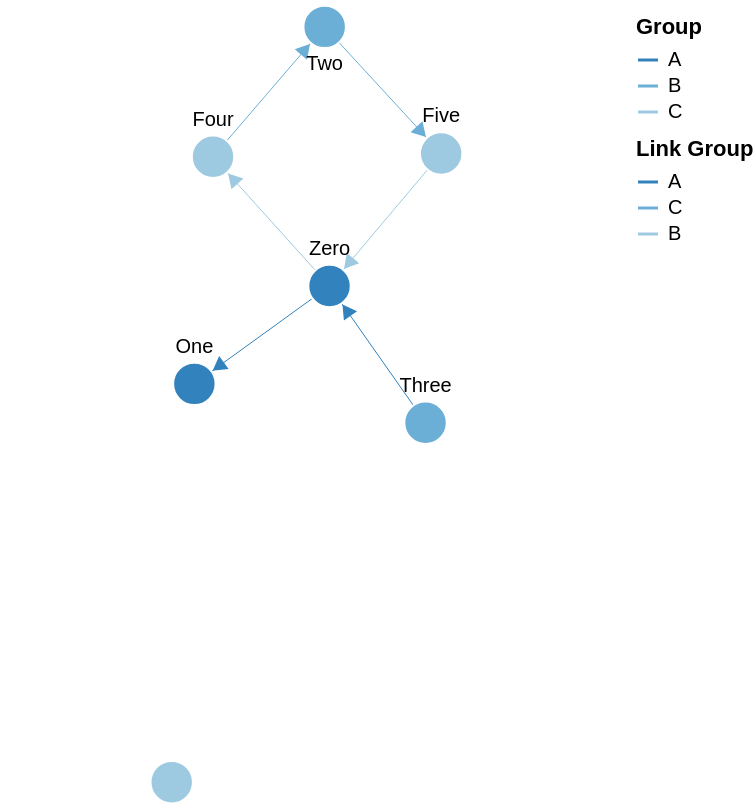

The Vega-Lite source for this figure:
### Vega specification from a JSON file in a GitHub repository (floating-point values rounded to 4 significant figures)
{"$schema": "https://vega.github.io/schema/vega/v5.json", "description": "A node-link diagram with force-directed layout.", "width": 300, "height": 300, "padding": 0, "signals": [{"name": "cx", "update": "width / 2"}, {"name": "cy", "update": "height / 2"}, {"name": "nodeRadius", "value": 15}, {"name": "nodeCharge", "value": -80}, {"name": "linkDistance", "value": 80}, {"name": "static", "value": true, "bind": {"input": "checkbox"}}, {"description": "State variable for active node fix status.", "name": "fix", "value": false, "on": [{"events": "symbol:mouseout[!event.buttons], window:mouseup", "update": "false"}, {"events": "symbol:mouseover", "update": "fix || true"}, {"events": "[symbol:mousedown, window:mouseup] > window:mousemove!", "update": "xy()", "force": true}]}, {"description": "Graph node most recently interacted with.", "name": "node", "value": null, "on": [{"events": "symbol:mouseover", "update": "fix === true ? item() : node"}]}, {"description": "Flag to restart Force simulation upon data changes.", "name": "restart", "value": false, "on": [{"events": {"signal": "fix"}, "update": "fix && fix.length"}]}], "scales": [{"name": "color", "type": "ordinal", "domain": {"data": "node-data", "field": "group"}, "range": {"scheme": "category20c"}}, {"name": "colorlink", "type": "ordinal", "domain": {"data": "link-data", "field": "group"}, "range": {"scheme": "category20c"}}], "legends": [{"title": "Group", "stroke": "color", "symbolType": "stroke"}, {"title": "Link Group", "stroke": "colorlink", "symbolType": "stroke"}], "marks": [{"name": "nodes", "type": "symbol", "zindex": 1, "from": {"data": "node-data"}, "on": [{"trigger": "fix", "modify": "node", "values": "fix === true ? {fx: node.x, fy: node.y} : {fx: fix[0], fy: fix[1]}"}, {"trigger": "!fix", "modify": "node", "values": "{fx: null, fy: null}"}], "encode": {"enter": {"fill": {"scale": "color", "field": "group"}, "stroke": {"value": "white"}}, "update": {"size": {"signal": "2 * nodeRadius * nodeRadius"}, "cursor": {"value": "pointer"}}}, "transform": [{"type": "force", "iterations": 300, "restart": {"signal": "restart"}, "static": {"signal": "static"}, "signal": "force", "forces": [{"force": "center", "x": {"signal": "cx"}, "y": {"signal": "cy"}}, {"force": "collide", "radius": {"signal": "nodeRadius"}}, {"force": "nbody", "strength": {"signal": "nodeCharge"}}, {"force": "link", "links": "link-data", "distance": {"signal": "linkDistance"}}]}]}, {"type": "text", "name": "labels", "from": {"data": "nodes"}, "zindex": 2, "interactive": false, "transform": [{"type": "label", "avoidMarks": ["nodes"], "anchor": ["top", "bottom", "right", "left"], "offset": [1], "size": {"signal": "[width + 60, height]"}}], "encode": {"enter": {"fill": {"value": "black"}, "align": {"value": "center"}, "baseline": {"value": "middle"}, "fontSize": {"value": 10}, "text": {"field": "datum.label"}}, "update": {"x": {"field": "x"}, "y": {"field": "y"}}}}, {"type": "path", "from": {"data": "link-data"}, "interactive": false, "encode": {"update": {"stroke": {"scale": "colorlink", "field": "group"}, "strokeWidth": {"value": 0.5}}}, "transform": [{"type": "linkpath", "require": {"signal": "force"}, "shape": "line", "sourceX": "datum.source.x", "sourceY": "datum.source.y", "targetX": "datum.target.x", "targetY": "datum.target.y"}]}, {"name": "arrows", "type": "symbol", "from": {"data": "link-data"}, "zindex": {"value": 40}, "encode": {"enter": {"fill": {"scale": "colorlink", "field": "group"}, "stroke": {"scale": "colorlink", "field": "group"}, "shape": {"value": "triangle-right"}, "size": {"value": 40}}, "update": {"x": {"field": "target.x"}, "y": {"field": "target.y"}}, "hover": {"opacity": {"value": 1}}}, "transform": [{"type": "formula", "as": "tan", "expr": "atan2((datum.datum.target.y-datum.datum.source.y),(datum.datum.target.x-datum.datum.source.x))"}, {"type": "formula", "as": "angle", "expr": "datum.tan*180/PI"}, {"type": "formula", "as": "y", "expr": "datum.datum.target.y - nodeRadius*sin(datum.tan)"}, {"type": "formula", "as": "x", "expr": "datum.datum.target.x - nodeRadius*cos(datum.tan)"}]}], "data": [{"name": "node-data", "values": [{"id": 0, "label": "Zero", "group": "A"}, {"id": 1, "label": "One", "group": "A"}, {"id": 2, "label": "Two", "group": "B"}, {"id": 3, "label": "Three", "group": "B"}, {"id": 4, "label": "Four", "group": "C"}, {"id": 5, "label": "Five", "group": "C"}, {"id": 6, "label": "Six", "group": "C"}]}, {"name": "link-data", "values": [{"id": 1, "source": 0, "target": 1, "group": "A"}, {"id": 2, "source": 4, "target": 2, "group": "C"}, {"id": 3, "source": 3, "target": 0, "group": "A"}, {"id": 4, "source": 2, "target": 5, "group": "C"}, {"id": 5, "source": 0, "target": 4, "group": "B"}, {"id": 6, "source": 5, "target": 0, "group": "B"}]}]}
